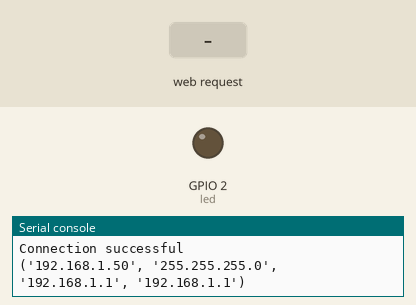
Bench run of a program on a simulated ESP32 board running MicroPython. Shown: output pins drawn as LEDs (lit = HIGH), the last lines printed to the serial console. The test bench sets the inputs (shaded band). WiFi joins after 1.5 s.

Above: at 2.7 s.
2.8 s: HTTP request GET /?led=on received
At 3.7 s:
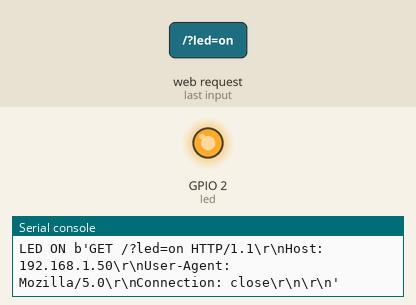
4.3 s: HTTP request GET /?led=off received
At 4.8 s:
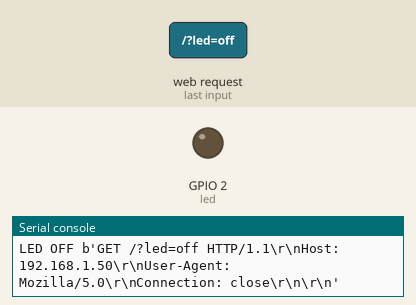
Timing chart, 0 to 7.3 s (numbered marks = the images above; inputs shaded):
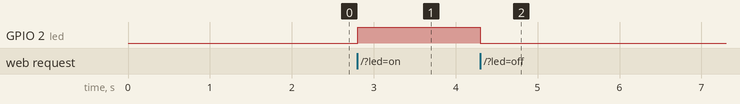

The program:

LED_Salida1.py
```python
try:
  import usocket as socket
except:
  import socket

from machine import Pin
import network

import esp
esp.osdebug(None)

import gc
gc.collect()

ssid = 'myWifi'
password = '1234567890'

station = network.WLAN(network.STA_IF)

station.active(True)
station.connect(ssid, password)

while station.isconnected() == False:
  pass

print('Connection successful')
print(station.ifconfig())

led = Pin(2, Pin.OUT)


def web_page():
  html = """<html>
    <head>
        <meta charset="UTF-8">
        <meta name="viewport" content="width=device-width, initial-scale=1.0">
        <title>Botón 1 </title>
        <style>
            h1 {
            color: black;
            font-family: 'Lucida Sans', 'Lucida Sans Regular', 'Lucida Grande', 'Lucida Sans Unicode', Geneva, Verdana, sans-serif;
            text-align: center;
            }

            h4 {
            color: black;
            font-family: 'Lucida Sans', 'Lucida Sans Regular', 'Lucida Grande', 'Lucida Sans Unicode', Geneva, Verdana, sans-serif;
            line-height: 0;
            text-align: center;
            }

            body{
                background-color: #fcfaf2;
            }

            .caja{
                width: 80%;
                margin: 0 auto;
                padding: auto;
                box-sizing: border-box;
                display: flex;
                justify-content: center;
                align-items: center;
                flex-direction: column;
            }
            .contenedor-botones {
                display: flex;
                justify-content: center;
            }
            .contenedor-botones button {
                margin: 0 10px;
            }
        </style>

    </head>
    <body>
        <div>
            <div class="caja">
                <img src="Images/uv_logo.png" style=" height:130px; width:130px; top: 0; left: 0; position: absolute;"/>
                <h4> Facultad de Instrumentación electrónica</h4>
                <h4> Ingeniería Biomédica</h4>
                <h4> TSIB: Internet de las Cosas</h4>
                <img src="Images/fie_logo.png" style="height:100px; width:60px; top: 0; right: 0; position: absolute;"/>
            </div>
            <div style="height: 50;"></div>
            <div class="caja">
                <h1>ESP Web Server</h1>
            </div>
            <div class="contenedor-botones">
                <a href=\"?led=on\"><button >ON</button></a>&nbsp;
                <a href=\"?led=off\"><button>OFF</button></a>
            </div>

        </div>
    </body>
</html>"""
  return html

s = socket.socket(socket.AF_INET, socket.SOCK_STREAM)
s.bind(('', 80))
s.listen(5)

while True:
  try:
    if gc.mem_free() < 102000:#number of bytes
      gc.collect()
    conn, addr = s.accept()
    conn.settimeout(3.0)#Tiempo (s) de espera en operacion blocking
    print('Got a connection from %s' % str(addr))
    request = conn.recv(1024)#recibe datos (bytes) max cant inf simult.
    conn.settimeout(None)#blocking socket
    request = str(request)
    #print('Content = %s' % request)
    led_on = request.find('/?led=on')
    led_off = request.find('/?led=off')
    if led_on == 6:
      print('LED ON', request)
      led.value(1)
    if led_off == 6:
      print('LED OFF', request)
      led.value(0)
    response = web_page()
    conn.send('HTTP/1.1 200 OK\n')
    conn.send('Content-Type: text/html\n')
    conn.send('Connection: close\n\n')
    conn.sendall(response)
    conn.close()
  except OSError as e:
    conn.close()
    print('Connection closed')
```

Measured:
- after the input at 2.8 s, GPIO 2 (led): LOW → HIGH at once
- after the input at 4.3 s, GPIO 2 (led): HIGH → LOW at once
